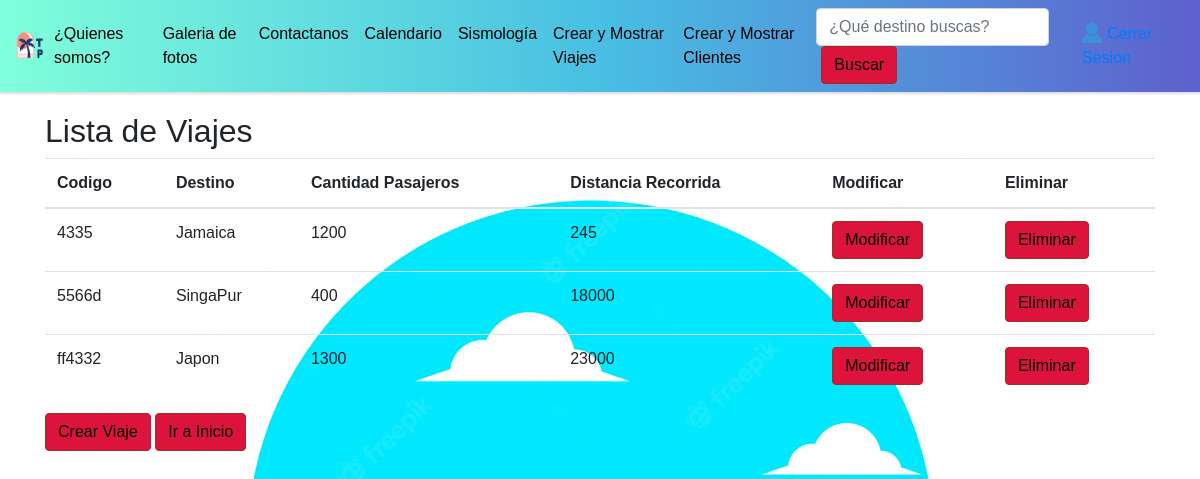
Page /mostrar/ (signed in) on the committed database.
### turismo/models.py (models this page shows, shortened)
class Viaje(models.Model):
    codigo=models.CharField(max_length=8, primary_key=True, verbose_name='Codigo')
    destino=models.CharField(max_length=40, verbose_name='Destino')
    cantidadPasajero=models.CharField(max_length=5000, verbose_name='CantidadPasajero')
    distanciaRecorrer=models.CharField(max_length=1000000000, verbose_name='DistanciaRecorrer')

### turismo/views.py (the view)
# urls.py: path('mostrar/', mostrar, name="mostrar"),
def mostrar(request):
    viajes = Viaje.objects.all()
    datos={
        'carros':viajes
    }
    return render(request, 'mostrar.html', datos)

### turismo/templates/mostrar.html (shortened to what this page needs)
<!DOCTYPE html>
<html>
<head>
    {% load static %}
    <link rel="stylesheet" href="https://cdnjs.cloudflare.com/ajax/libs/font-awesome/4.7.0/css/font-awesome.min.css">
    <link href="{% static 'css/bootstrap.min.css' %}" rel="stylesheet">
    <link href="{% static 'css/estilos.css' %}" rel="stylesheet">
</head>
<body>
    <br><br><br><br>
    <nav class="navbar navbar-expand-sm navbar-light" style="background: linear-gradient(to right, #80FFDB, #64DFDF, #48BFE3, #5390D9, #5E60CE);">
        <a href="{% url 'inicio' %}">
            <img src="{% static 'img/logo.png' %}" alt="logoTurismo" width="30px" height="30px">
        </a>
        <div class="collapse navbar-collapse" id="navbarCollapse">
            <ul class="navbar-nav mr-auto">
                <li class="nav-item">
                    <a class="nav-link" href="{% url 'sobrenosotros' %}"><span style="color: black;">¿Quienes somos?</span></a>
                </li>
                <li class="nav-item">
                    <a class="nav-link" href="{% url 'galeria' %}"><span style="color: black;">Galeria de fotos</span></a>
                </li>
                <li class="nav-item">
                    <a class="nav-link" href="{% url 'formulario' %}"><span style="color: black;">Contactanos</span></a>
                </li>
                <li class="nav-item">
                    <a class="nav-link" href="{% url 'calendario' %}"><span style="color: black;">Calendario</span></a>
                </li>
                <li class="nav-item">
                    <a class="nav-link" href="{% url 'apisismologia' %}"><span style="color: black;">Sismología</span></a>
                </li>
                <li class="nav-item">
                    <a class="nav-link" href="{% url 'mostrar' %}"><span style="color: black;">Crear y Mostrar Viajes</span></a>
                </li>
                <li class="nav-item">
                    <a class="nav-link" href="{% url 'mostrarcliente' %}"><span style="color: black;">Crear y Mostrar Clientes</span></a>
                </li>
            </ul>
            <form class="form-inline mt-2 mt-md-0">
                <input class="form-control mr-sm-2" type="text" placeholder="¿Qué destino buscas?" aria-label="Search">
                <button class="btn btn-outline-success my-2 my-sm-0" type="submit" id="btnBuscar" style="margin-left: 5px;">Buscar</button>
            </form>
            <div>
                {% if user.is_authenticated %}
                    <a href="{% url 'logout' %}" id="userBookStop">
                        <img src="{% static 'img/user-vector-icon.png' %}" alt="userBookStop" width="20px">Cerrar Sesion
                    </a>
                {% endif %}
            </div>
        </div>
    </nav>
    <div class="container py-3">
        <h2>Lista de Viajes</h2>
        <table class="table">
            <thead>
                <tr>
                    <th>Codigo</th>
                    <th>Destino</th>
                    <th>Cantidad Pasajeros</th>
                    <th>Distancia Recorrida</th>
                    <th>Modificar </th>
                    <th>Eliminar</th>
                </tr>
            </thead>
            <tbody>
                {% for ve in carros %}
                    <tr>
                        <td>{{ve.codigo}}</td>
                        <td>{{ve.destino}}</td>
                        <td>{{ve.cantidadPasajero}}</td>
                        <td>{{ve.distanciaRecorrer}}</td>
                        {% if user.is_authenticated %}
                            <td><a href="{% url 'modificar' ve.codigo %}" class="btn btn-primary">Modificar</a></td>
                            <td><a href="{% url 'eliminar' ve.codigo %}" class="btn btn-danger">Eliminar</a></td>
                        {% else %}
                            <td><a href="#" class="btn btn-outline-primary">No tiene acceso para modificar</a></td>
                            <td><a href="#" class="btn btn-outline-danger">No tiene acceso para eliminar</a></td>
                        </tr>
                        {% endif %}
                {% endfor%}
            </tbody>
        </table>
        <a href="{% url 'crearviaje' %}" class="btn btn-primary">Crear Viaje</a>
        <a href="{% url 'inicio' %}" class="btn btn-primary">Ir a Inicio</a>
    </div>
</body>
</html>

### turismo/static/css/estilos.css (style rules this page uses)
body { background-size: cover; }
.navbar { -webkit-box-shadow:0px 2px 2px #dddddd; -moz-box-shadow:0px 2px 2px #dddddd; box-shadow:0px 2px 2px #dddddd; position: fixed; z-index: 1; display: flex; transition: 0.3s; width: 100%; top: 0; }
body { background-color: darkgray; }
.btn { background-color: crimson; color: black; border-color: brown; }
#userBookStop img { margin-right: 5px; margin-bottom: 3px; }

### rows in the picture
Viaje: codigo "4335", destino "Jamaica", cantidadPasajero "1200", distanciaRecorrer "245"
Viaje: codigo "5566d", destino "SingaPur", cantidadPasajero "400", distanciaRecorrer "18000"
Viaje: codigo "ff4332", destino "Japon", cantidadPasajero "1300", distanciaRecorrer "23000"
